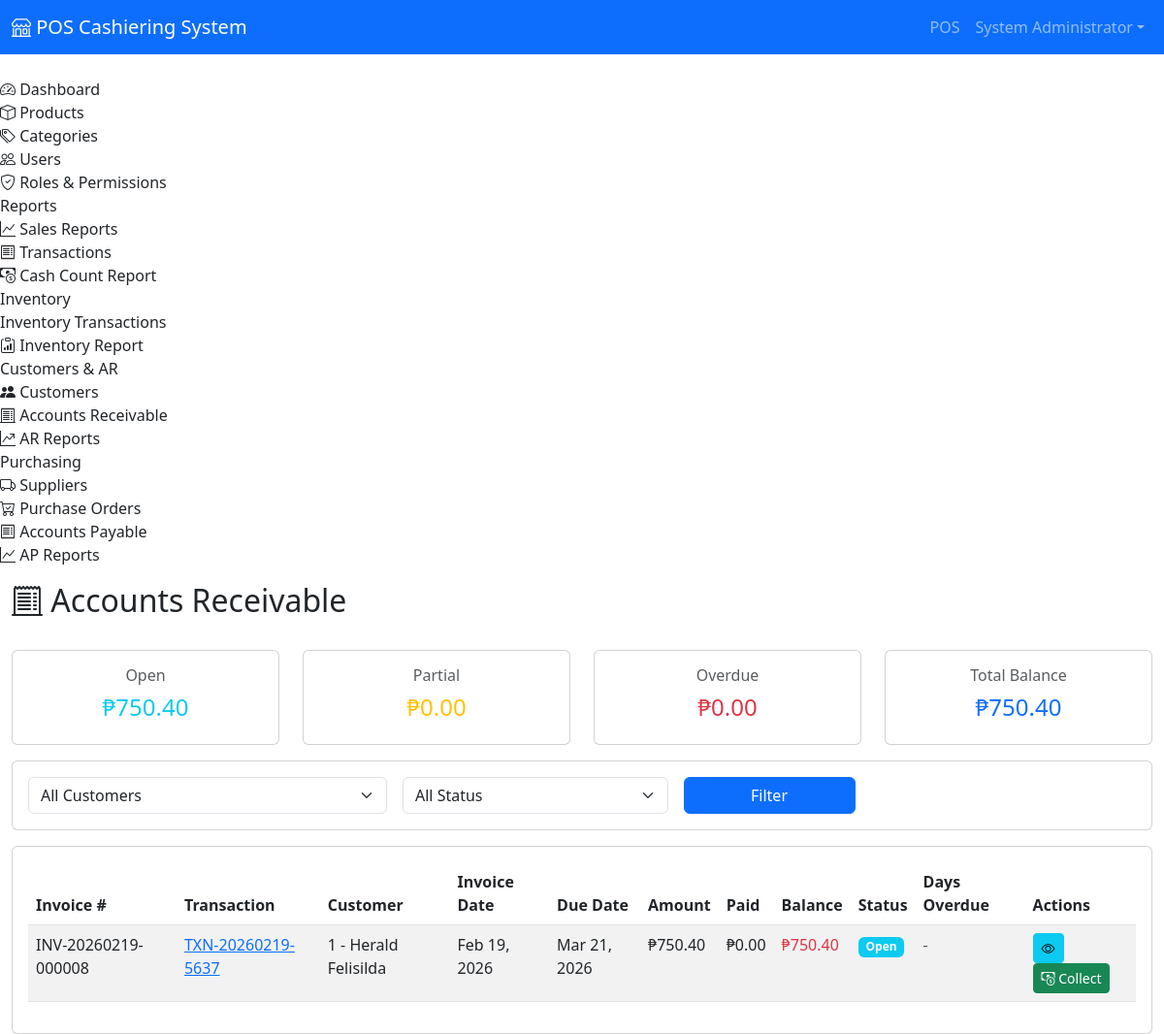
Page /POS/admin/accounts-receivable.php (signed in) on the committed database.
### tables this page shows
CREATE TABLE `accounts_receivable` (
  `id` int(11) NOT NULL AUTO_INCREMENT,
  `transaction_id` int(11) NOT NULL,
  `customer_id` int(11) NOT NULL,
  `invoice_number` varchar(100) DEFAULT NULL,
  `invoice_date` date NOT NULL,
  `due_date` date NOT NULL,
  `amount` decimal(15,2) NOT NULL,
  `paid_amount` decimal(15,2) DEFAULT 0.00,
  `balance` decimal(15,2) NOT NULL,
  `status` enum('open','partial','paid','overdue') DEFAULT 'open',
  `payment_date` date DEFAULT NULL,
  `points_earned` int(11) DEFAULT 0 COMMENT 'Points earned from this transaction',
  `notes` text DEFAULT NULL,
  `created_at` timestamp NOT NULL DEFAULT current_timestamp(),
  `updated_at` timestamp NOT NULL DEFAULT current_timestamp() ON UPDATE current_timestamp(),
  PRIMARY KEY (`id`),
  KEY `idx_customer` (`customer_id`),
  KEY `idx_status` (`status`),
  KEY `idx_due_date` (`due_date`),
  KEY `idx_transaction` (`transaction_id`),
  CONSTRAINT `accounts_receivable_ibfk_1` FOREIGN KEY (`transaction_id`) REFERENCES `transactions` (`id`),
  CONSTRAINT `accounts_receivable_ibfk_2` FOREIGN KEY (`customer_id`) REFERENCES `customers` (`id`)
);

CREATE TABLE `transactions` (
  `id` int(11) NOT NULL AUTO_INCREMENT,
  `transaction_number` varchar(50) NOT NULL,
  `user_id` int(11) NOT NULL,
  `customer_id` int(11) DEFAULT NULL,
  `total_amount` decimal(10,2) NOT NULL,
  `discount_amount` decimal(10,2) DEFAULT 0.00,
  `tax_amount` decimal(10,2) DEFAULT 0.00,
  `final_amount` decimal(10,2) NOT NULL,
  `payment_method` enum('cash','credit_card','e_wallet','credit') DEFAULT 'cash',
  `payment_status` enum('pending','completed','refunded','voided') DEFAULT 'completed',
  `voided_at` timestamp NULL DEFAULT NULL,
  `voided_by` int(11) DEFAULT NULL,
  `void_reason` text DEFAULT NULL,
  `is_synced` tinyint(1) DEFAULT 0,
  `synced_at` timestamp NULL DEFAULT NULL,
  `created_at` timestamp NOT NULL DEFAULT current_timestamp(),
  `updated_at` timestamp NOT NULL DEFAULT current_timestamp() ON UPDATE current_timestamp(),
  PRIMARY KEY (`id`),
  UNIQUE KEY `transaction_number` (`transaction_number`),
  KEY `idx_transaction_number` (`transaction_number`),
  KEY `idx_user` (`user_id`),
  KEY `idx_created` (`created_at`),
  KEY `idx_synced` (`is_synced`),
  KEY `voided_by` (`voided_by`),
  KEY `idx_voided` (`voided_at`),
  KEY `idx_customer` (`customer_id`),
  CONSTRAINT `transactions_ibfk_1` FOREIGN KEY (`user_id`) REFERENCES `users` (`id`),
  CONSTRAINT `transactions_ibfk_2` FOREIGN KEY (`voided_by`) REFERENCES `users` (`id`) ON DELETE SET NULL,
  CONSTRAINT `transactions_ibfk_3` FOREIGN KEY (`customer_id`) REFERENCES `customers` (`id`) ON DELETE SET NULL
);

CREATE TABLE `customers` (
  `id` int(11) NOT NULL AUTO_INCREMENT,
  `customer_code` varchar(50) NOT NULL,
  `customer_name` varchar(255) NOT NULL,
  `email` varchar(255) DEFAULT NULL,
  `phone` varchar(50) DEFAULT NULL,
  `address` text DEFAULT NULL,
  `city` varchar(100) DEFAULT NULL,
  `state` varchar(100) DEFAULT NULL,
  `zip_code` varchar(20) DEFAULT NULL,
  `birth_date` date DEFAULT NULL,
  `customer_type` enum('regular','member') DEFAULT 'regular',
  `credit_limit` decimal(15,2) DEFAULT 0.00,
  `balance` decimal(15,2) DEFAULT 0.00 COMMENT 'Current outstanding balance',
  `points_balance` int(11) DEFAULT 0 COMMENT 'Reward points balance',
  `points_earned_total` int(11) DEFAULT 0 COMMENT 'Total points earned (lifetime)',
  `standing` enum('good','warning','bad') DEFAULT 'good',
  `is_active` tinyint(1) DEFAULT 1,
  `notes` text DEFAULT NULL,
  `created_at` timestamp NOT NULL DEFAULT current_timestamp(),
  `updated_at` timestamp NOT NULL DEFAULT current_timestamp() ON UPDATE current_timestamp(),
  PRIMARY KEY (`id`),
  UNIQUE KEY `customer_code` (`customer_code`),
  KEY `idx_code` (`customer_code`),
  KEY `idx_name` (`customer_name`),
  KEY `idx_type` (`customer_type`),
  KEY `idx_standing` (`standing`),
  KEY `idx_active` (`is_active`)
);

### POS/config/database.php (called while the page is built, shortened)
<?php
class Database {
    private $host = DB_HOST;
    private $user = DB_USER;
    private $pass = DB_PASS;
    private $name = DB_NAME;
    private $conn;
    private function connect() {
        try {
            $this->conn = new PDO(
                "mysql:host={$this->host};dbname={$this->name};charset=utf8mb4",
                $this->user,
                $this->pass,
                [
                    PDO::ATTR_ERRMODE => PDO::ERRMODE_EXCEPTION,
                    PDO::ATTR_DEFAULT_FETCH_MODE => PDO::FETCH_ASSOC,
                    PDO::ATTR_EMULATE_PREPARES => false
                ]
            );
        } catch (PDOException $e) {
            error_log("Database connection failed: " . $e->getMessage());
            throw new Exception("Database connection failed. Please check your database configuration and ensure the database 'pos_system' exists. Error: " . $e->getMessage());
        }
    }
    public function query($sql, $params = []) {
        try {
            $stmt = $this->conn->prepare($sql);
            $stmt->execute($params);
            return $stmt;
        } catch (PDOException $e) {
            error_log("Database query error: " . $e->getMessage());
            throw $e;
        }
    }
    public function fetch($sql, $params = []) {
        return $this->query($sql, $params)->fetch();
    }
    public function fetchAll($sql, $params = []) {
        return $this->query($sql, $params)->fetchAll();
    }
}

### POS/admin/accounts-receivable.php (the view, shortened to what this page needs)
<?php
require_once __DIR__ . '/includes/header.php';
require_once __DIR__ . '/../config/database.php';
$db = new Database();
$page = $_GET['page'] ?? 1;
$offset = ($page - 1) * ITEMS_PER_PAGE;
$where = "WHERE 1=1";
$params = [];
$ar_list = $db->fetchAll(
    "SELECT ar.*, c.customer_code, c.customer_name, c.standing, t.transaction_number,
     DATEDIFF(CURDATE(), ar.due_date) as days_overdue
     FROM accounts_receivable ar
     JOIN customers c ON ar.customer_id = c.id
     JOIN transactions t ON ar.transaction_id = t.id
     $where
     ORDER BY ar.due_date ASC
     LIMIT ? OFFSET ?",
    array_merge($params, [ITEMS_PER_PAGE, $offset])
);
$summary = $db->fetch(
    "SELECT
     SUM(CASE WHEN ar.status = 'open' THEN ar.balance ELSE 0 END) as open_balance,
     SUM(CASE WHEN ar.status = 'partial' THEN ar.balance ELSE 0 END) as partial_balance,
     SUM(CASE WHEN ar.status = 'overdue' THEN ar.balance ELSE 0 END) as overdue_balance,
     SUM(ar.balance) as total_balance
     FROM accounts_receivable ar
     $where",
    $params
);
?>
<div class="d-flex justify-content-between align-items-center mb-4">
    <h2><i class="bi bi-receipt-cutoff"></i> Accounts Receivable</h2>
</div>
<div class="row mb-3">
    <div class="col-md-3">
        <div class="card text-center">
            <div class="card-body">
                <h6 class="text-muted">Open</h6>
                <h4 class="text-info">₱<?php echo number_format($summary['open_balance'] ?? 0, 2); ?></h4>
            </div>
        </div>
    </div>
    <div class="col-md-3">
        <div class="card text-center">
            <div class="card-body">
                <h6 class="text-muted">Partial</h6>
                <h4 class="text-warning">₱<?php echo number_format($summary['partial_balance'] ?? 0, 2); ?></h4>
            </div>
        </div>
    </div>
    <div class="col-md-3">
        <div class="card text-center">
            <div class="card-body">
                <h6 class="text-muted">Overdue</h6>
                <h4 class="text-danger">₱<?php echo number_format($summary['overdue_balance'] ?? 0, 2); ?></h4>
            </div>
        </div>
    </div>
    <div class="col-md-3">
        <div class="card text-center">
            <div class="card-body">
                <h6 class="text-muted">Total Balance</h6>
                <h4 class="text-primary">₱<?php echo number_format($summary['total_balance'] ?? 0, 2); ?></h4>
            </div>
        </div>
    </div>
</div>
<div class="card mb-3">
    <div class="card-body">
        <form method="GET" class="row g-3">
            <div class="col-md-4">
                <select class="form-select" name="customer_id">
                    <option value="">All Customers</option>
                </select>
            </div>
            <div class="col-md-3">
                <select class="form-select" name="status">
                    <option value="">All Status</option>
                </select>
            </div>
            <div class="col-md-2">
                <button type="submit" class="btn btn-primary w-100">Filter</button>
            </div>
        </form>
    </div>
</div>
<div class="card">
    <div class="card-body">
        <div class="table-responsive">
            <table class="table table-striped table-hover">
                <thead>
                    <tr>
                        <th>Invoice #</th>
                        <th>Transaction</th>
                        <th>Customer</th>
                        <th>Invoice Date</th>
                        <th>Due Date</th>
                        <th>Amount</th>
                        <th>Paid</th>
                        <th>Balance</th>
                        <th>Status</th>
                        <th>Days Overdue</th>
                        <th>Actions</th>
                    </tr>
                </thead>
                <tbody>
                    <?php foreach ($ar_list as $ar): ?>
                    <tr>
                        <td><?php echo htmlspecialchars($ar['invoice_number'] ?? '-'); ?></td>
                        <td><a href="<?php echo APP_URL; ?>/admin/transactions.php?search=<?php echo urlencode($ar['transaction_number']); ?>"><?php echo htmlspecialchars($ar['transaction_number']); ?></a></td>
                        <td>
                            <?php echo htmlspecialchars($ar['customer_code'] . ' - ' . $ar['customer_name']); ?>
                        </td>
                        <td><?php echo date('M d, Y', strtotime($ar['invoice_date'])); ?></td>
                        <td><?php echo date('M d, Y', strtotime($ar['due_date'])); ?></td>
                        <td>₱<?php echo number_format($ar['amount'], 2); ?></td>
                        <td>₱<?php echo number_format($ar['paid_amount'], 2); ?></td>
                        <td>
                            <span class="<?php echo $ar['balance'] > 0 ? 'text-danger' : 'text-success'; ?>">
                                ₱<?php echo number_format($ar['balance'], 2); ?>
                            </span>
                        </td>
                        <td>
                            <span class="badge bg-<?php
                                echo $ar['status'] == 'paid' ? 'success' :
                                    ($ar['status'] == 'overdue' ? 'danger' :
                                    ($ar['status'] == 'partial' ? 'warning' : 'info'));
                            ?>"><?php echo ucfirst($ar['status']); ?></span>
                        </td>
                        <td>
                            <?php if ($ar['days_overdue'] > 0 && $ar['status'] != 'paid'): ?>
                            <span class="text-danger"><?php echo $ar['days_overdue']; ?> days</span>
                            <?php else: ?>
                            <span class="text-muted">-</span>
                            <?php endif; ?>
                        </td>
                        <td>
                            <button class="btn btn-sm btn-info" onclick="viewAR(<?php echo $ar['id']; ?>)">
                                <i class="bi bi-eye"></i>
                            </button>
                            <?php if ($ar['balance'] > 0): ?>
                            <button class="btn btn-sm btn-success" onclick="collectPayment(<?php echo $ar['id']; ?>)">
                                <i class="bi bi-cash-coin"></i> Collect
                            </button>
                            <?php endif; ?>
                        </td>
                    </tr>
                    <?php endforeach; ?>
                </tbody>
            </table>
        </div>
    </div>
</div>
<?php require_once __DIR__ . '/includes/footer.php'; ?>

### rows in the picture
accounts_receivable: invoice_number "INV-20260219-000008", transaction.transaction_number "TXN-20260219-5637", customer.customer_name "1 - Herald Felisilda", invoice_date "Feb 19, 2026", due_date "Mar 21, 2026", amount "750.40", paid_amount "0.00", balance "750.40", status "Open"

### other values in the picture
APP_NAME "POS Cashiering System"
$currentUser['full_name'] "System Administrator"
$summary['open_balance'] "750.40"
$summary['partial_balance'] "0.00"
$summary['overdue_balance'] "0.00"
$summary['total_balance'] "750.40"
